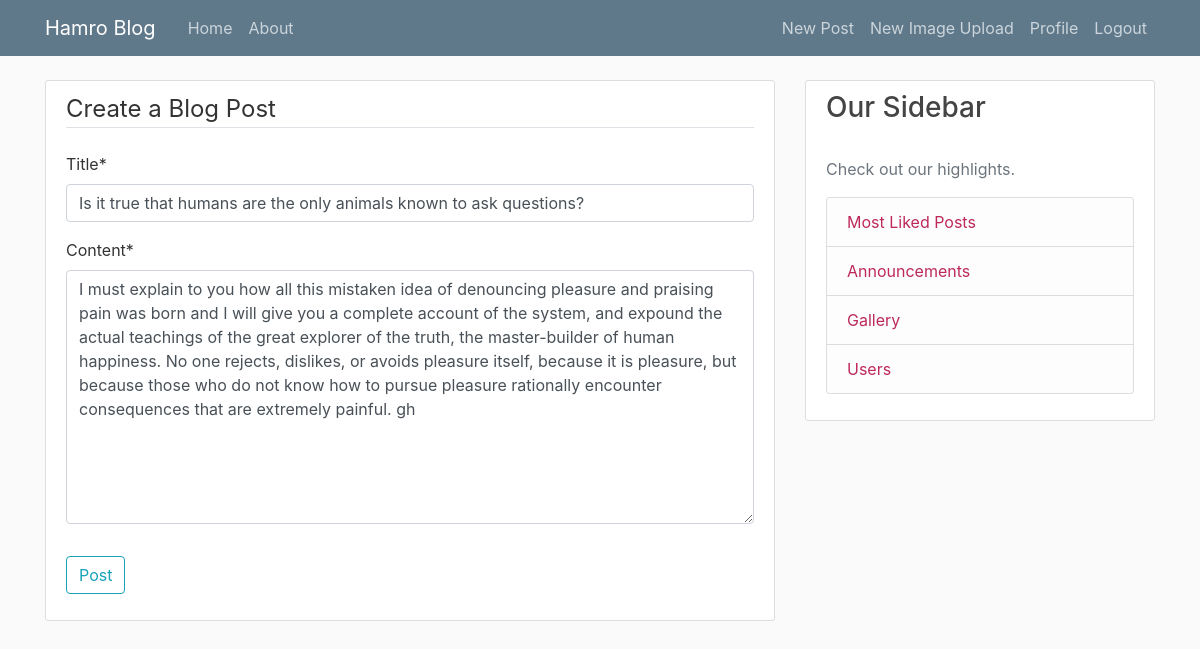
Page /post/70/update/ (signed in) on the committed database.
### blog/models.py (models this page shows, shortened)
class Post(models.Model):
    title = models.CharField(max_length = 100)
    content = models.TextField()
    date_posted = models.DateTimeField(default = timezone.now) #timezone is a function but here we're passing the actual function as default value, we dont want to trigger/activate the function hence not writing the paranthesis
    last_updated = models.DateTimeField(auto_now=True) #saves every time new update is made
    author = models.ForeignKey(User, on_delete = models.CASCADE)#post is deleted if user is deleted

### blog/views.py (the view, shortened to what this page needs)
# urls.py: path('post/<int:pk>/update/', PostUpdateView.as_view(), name='post-update'),
class PostUpdateView(LoginRequiredMixin, UserPassesTestMixin, UpdateView):#mixins need to be left of the UpdateView
    model = Post
    fields = ['title', 'content']
    def test_func(self):
        post = self.get_object()
        if self.request.user == post.author:
                return True
        return False

### blog/templates/blog/post_form.html (shortened to what this page needs)
{% extends 'blog/base.html' %}
{% load crispy_forms_tags %}
{% block content %}
    <div class="content-section">
        <form method="POST">
            <fieldset class="form-group">
                <legend class="border-bottom mb-4">Create a Blog Post</legend>
                {{ form|crispy }}
            </fieldset>
            <div class="form-group">
                <button class="btn btn-outline-info" type="submit">Post</button>
            </div>
        </form>
    </div>
{% endblock %}

### blog/static/blog/main.css (style rules this page uses)
body { background: #fafafa; color: #333333; margin-top: 5rem; }
.content-section { background: #ffffff; padding: 10px 20px; border: 1px solid #dddddd; border-radius: 3px; margin-bottom: 20px; }

### rows in the picture
Post: title "Is it true that humans are the only animals known to ask questions?", content "I must explain to you how all this mistaken idea of denouncing pleasure and praising pain was born and I will give you a complete account of the system, and expound the actual teachings of the great explorer of the truth, the master-builder of human happiness. No one rejects, dislikes, or avoids pleasure itself, because it is pleasure, but because those who do not know how to pursue pleasure rationally encounter consequences that are extremely painful. gh"
